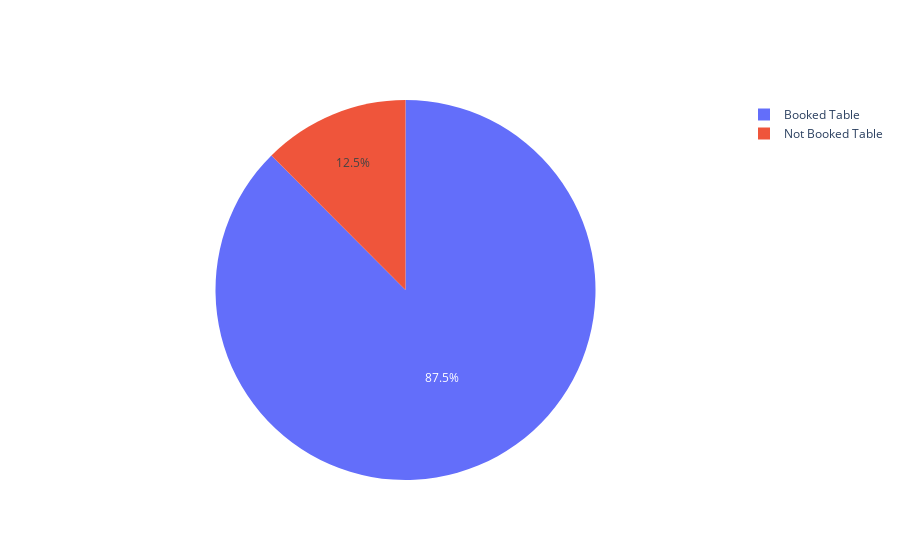

The notebook cell saved with this chart:
### Code cell
## Basic Pie Chart with go.Pie --If Plotly Express does not provide a good starting point, it is also possible to use the more generic go.Pie class from plotly.graph_objects.

import plotly.graph_objects as go

fig = go.Figure([go.Pie(labels=labels_book_table,values=x,hoverinfo='label+percent')])
fig.show()

### Figure 1 — Plotly figure (JSON) as saved in the notebook; plotly's stock layout.template omitted (floating-point values rounded to 4 significant figures)
{"data": [{"hoverinfo": "label+percent", "labels": ["Booked Table", "Not Booked Table"], "type": "pie", "values": [45268, 6449]}], "layout": {}}
